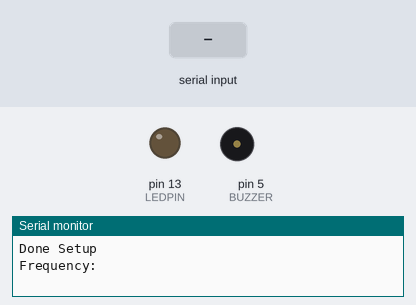
A sketch run on a simulated Arduino Uno, built with avr-gcc and run on an emulated ATmega328P. Parts: output pins drawn as LEDs (lit = HIGH), buzzer (waves = sounding), the last lines printed to the serial monitor. The test bench sets the inputs (shaded band).

Above: at 1.2 s.
1.3 s: "90,45\n" received over Serial
2.8 s: byte 10 ('\n') received over Serial
At 3.1 s:
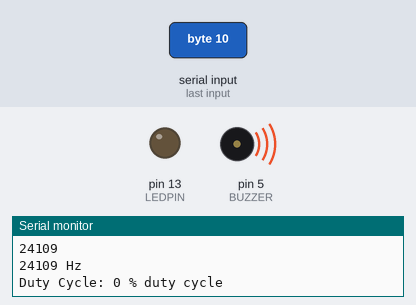
Timing chart, 0 to 5.8 s (numbered marks = the images above; inputs shaded):
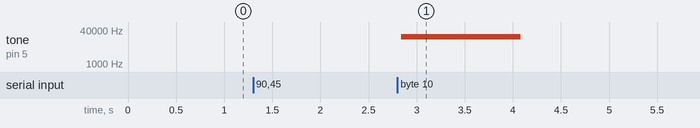

The sketch:

piezoTest.ino
```cpp
#include <stdio.h>

//#define DEBUG


#define TICK 1
#define MAX_TASKS 5
#define SENSOR_READ_TASK 0
#define TONE_OFF_TASK 1
#define LED_OFF_TASK 2
#define BATTERY_STATUS_TASK 3
#define NORMAL_OP_TASK 4
#define MAX_READINGS 2000
#define BATTERY_READINGS 3


int taskTimer [MAX_TASKS] = {-1}; // by default all are off
int counter = 0;
int taskCount = 0;

//RECORD readings [MAX_READINGS];
int readingCount = 0;
int battery [3000];

const int LEDPIN = 13;
const int BUZZER = 5;
bool isIncrease = true;

void setup() {
  // put your setup code here, to run once:
  Serial.begin (9600);
  pinMode (LEDPIN, OUTPUT);
  pinMode (BUZZER, OUTPUT);
  digitalWrite (LEDPIN, LOW); // default led ON
  taskTimer[SENSOR_READ_TASK] = 1;  // initialize frequency of sensor readings to 1/sec
  //taskTimer[NORMAL_OP_TASK] = 5;    //
  Serial.println("Done Setup");
}

void loop() {
  // put your main code here, to run repeatedly


//
//   analogWrite(A5, readingCount);
//   Serial.print("analogWrite: ");
//
//  if((readingCount == 255) && (isIncrease))
//  {
//    isIncrease = false;
//  }
//  if((readingCount == 0) && (!isIncrease))
//  {
//    isIncrease = true;
//  }
//
//
//   if(isIncrease)
//   {
//   readingCount++;
//   Serial.println(readingCount);
//   }
//   else
//   {
//    readingCount--;
//    Serial.println(readingCount);
//   }
//
// delay(1000);

  int freq = 0;
  int duty = 0;
  char incomingByte;
  Serial.write("Frequency: ");
  while(Serial.available() <= 0)
  {
    //do nothing
  }

  freq = 0;
  while(1)
  {
  incomingByte = Serial.read();
  if (incomingByte == '\n')
      break;
  if (incomingByte == -1)
      continue;
  freq *= 10;    //shift to the left
  freq = ((incomingByte - 48) + freq);   //convert to int,
  Serial.println(freq);
  }


  // if entered get dutyCycle
  Serial.print(freq);
  Serial.println(" Hz");

  Serial.write("Duty Cycle: ");
  while(Serial.available() <= 0)
  {
     // do nothing
  }


  duty = 0;
  while(1)
  {
  incomingByte = Serial.read();
  if (incomingByte == '\n')
      break;
  if (incomingByte == -1)
      continue;
  duty *= 10;    //shift to the left
  duty = ((incomingByte - 48) + duty);   //convert to int,
  Serial.println(duty);
  }
  Serial.print(duty);
  Serial.println(" % duty cycle");
  pwm(freq, duty);


}

void pwm(int frequency, int dutyCycle)
{
  int duty = dutyCycle/100;
  int sec = (1000000/frequency)*duty;
  for (int i = 0; i < frequency; i++)
  {
  digitalWrite(BUZZER, HIGH);
  delayMicroseconds(sec);
  digitalWrite(BUZZER, LOW);
  delayMicroseconds((1000000/frequency) - sec);
  }
}
```

Measured:
- after the input at 2.8 s, tone on pin 5 (BUZZER): silent → 19733 Hz at once, → silent 1.2 s later
